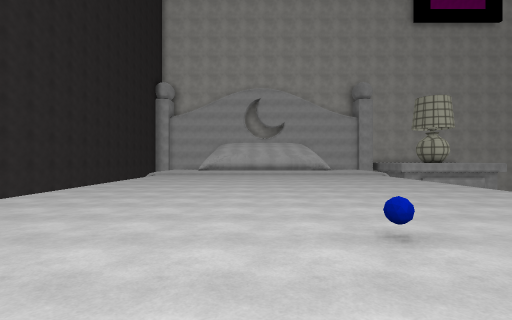
view 1 (above)

16 first-person views from a walk through a 3-D level made in the Unity game engine. The camera is 1.5 m above the floor, looks level and sees 85° across. The floor is counted in squares, 2 m on a side. Each view is taken from the middle of a square. On the plan, view 1 faces up. The plan holds only what a view shows up to about 10 squares ahead; the rest is blank. The place goes on beyond the plan. The player character is not drawn. Some animated figures are left out. Some surface patterns are stand-ins.

view 2
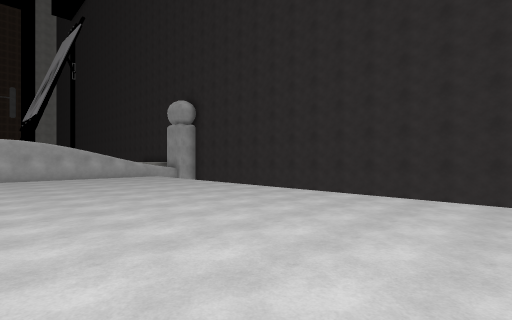

view 3
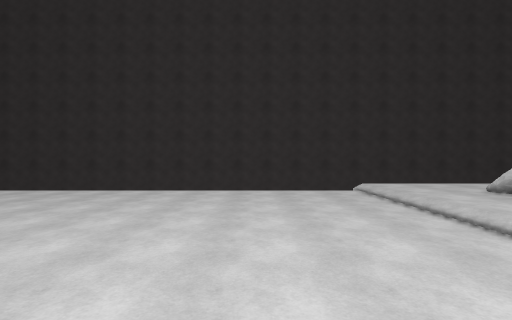

view 4
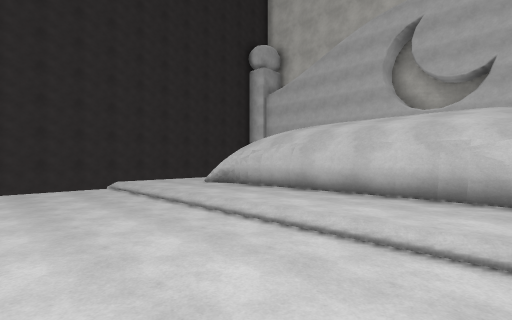

view 5
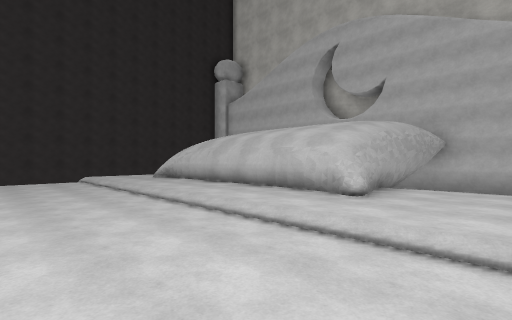

view 6
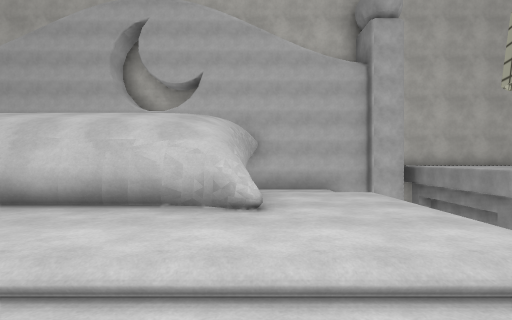

view 7
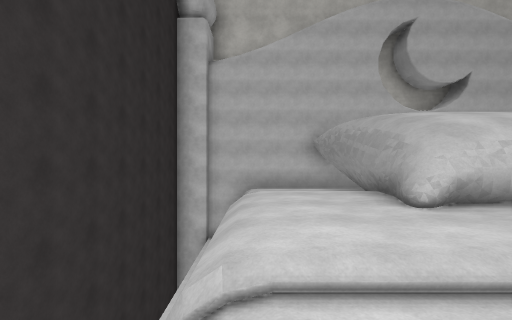

view 8
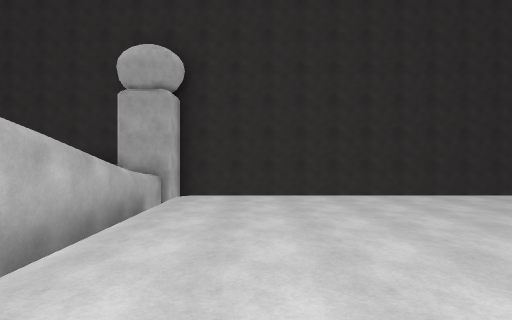

view 9
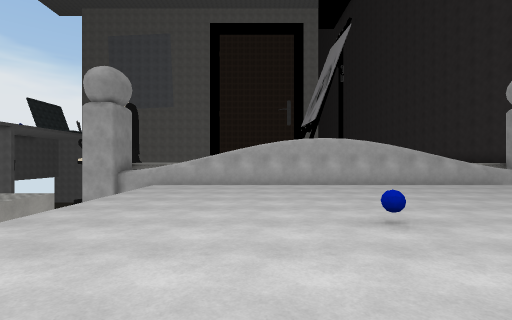

view 10
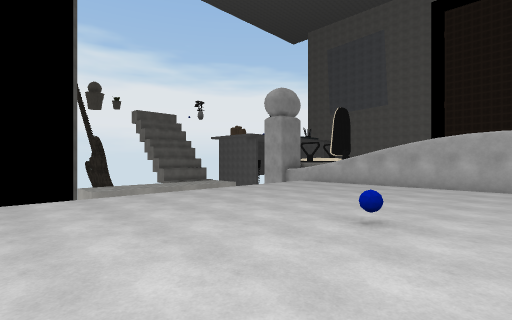

view 11
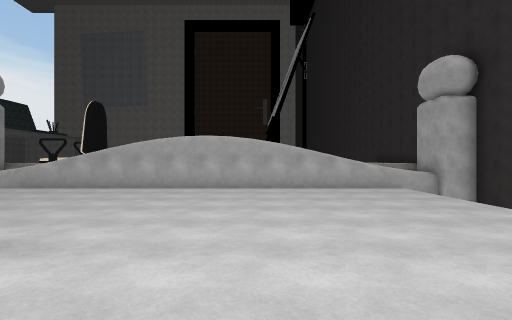

view 12
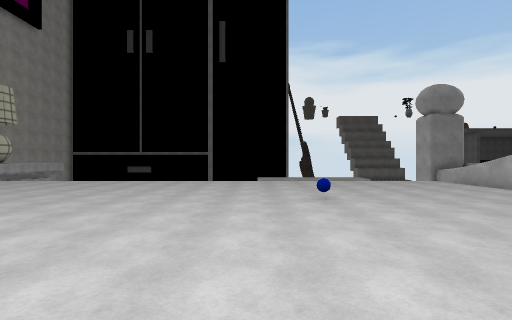

view 13
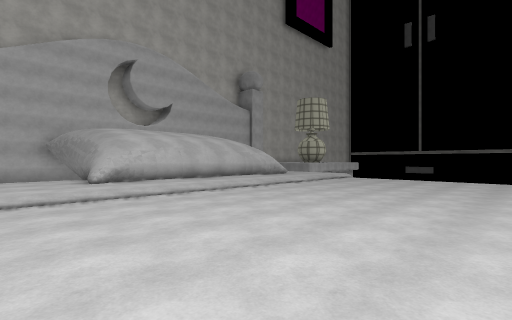

view 14
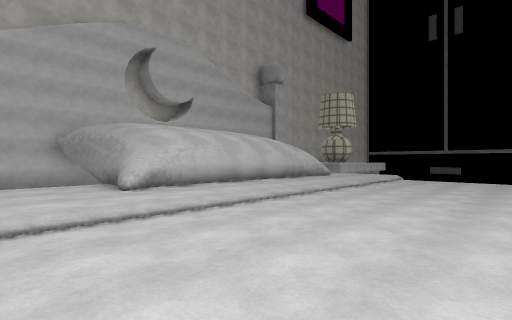

view 15
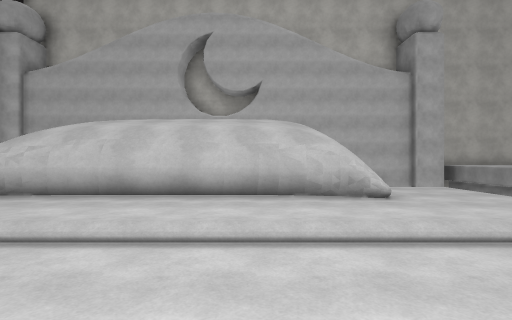

view 16
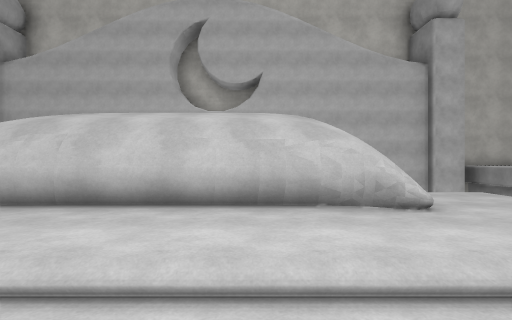

### Floor plan
Key: @ floor where view 1 was taken; # wall or solid block; x gap in a wall; . main floor; : floor 0.25 m higher than the main floor; - floor 0.25 m lower than the main floor; / step, stairs or slope; ^ raised ledge; v drop or lower ground; O other object.
Columns run from 8 left of view 1 to 9 right of it. Each row starts with its distance up from view 1.
 22    ####    ####  #
 21 ##v///      ///xv^
 20 #vv/--#    #---  ^
 19 #vv   #    #     ^
 18 #vv   #    #     ^
 17 #vv//##    #///
 16 #  /:########::
 15 #  ///:::::::::
 14 # v/:::::::::::
 13 #  /...........
 12 #  /...........
 11 #  /...........
 10 #  /...........
  9 #  /...........
  8 #  /...........
  7 #  /...........
  6 #  /...........
  5 #  /...........
  4 #  /........... vv
  3 #  /.....O..... v
  2 #  /........... v
  1 #  /........... v
  0 #  /....@...... v
 -1 #  /........... vv
 -2 #  /...........
 -3 #v /////        vv
 -4 ##^############^#
 -5  ^^^           ^^

Positions as (right, up) in squares from view 1, and headings:
1: (0, 0), facing up
2: (1, 10), facing down-left
3: (2, 11), facing left
4: (3, 11), facing up-left
5: (6, 11), facing up-left
6: (4, 12), facing up
7: (-5, 12), facing up
8: (1, -1), facing left
9: (3, 6), facing down
10: (0, 6), facing down-right
11: (-1, 5), facing down
12: (-4, 4), facing right
13: (-5, 8), facing up-right
14: (-5, 10), facing up-right
15: (2, 11), facing up
16: (2, 12), facing up
